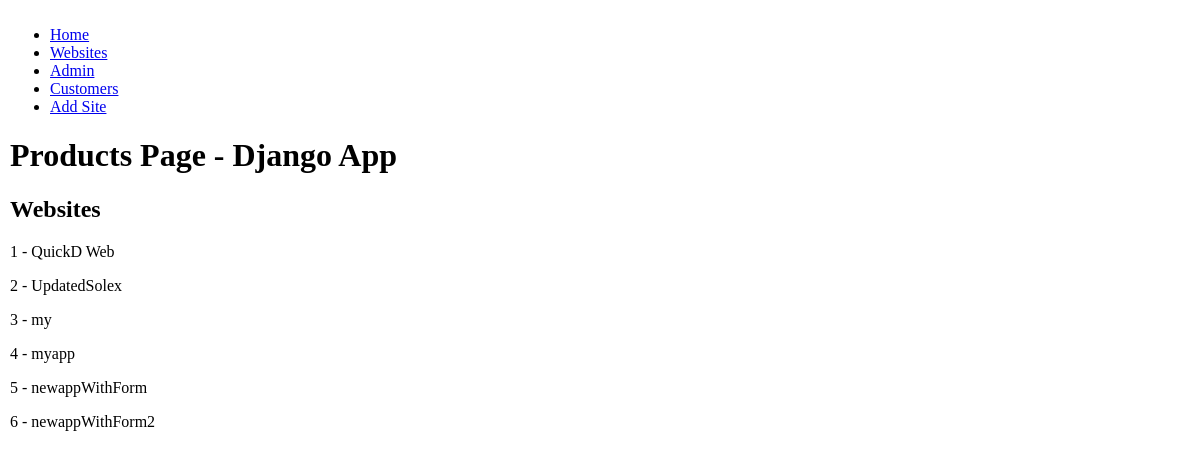
Page /websites/ on the earlier database version.
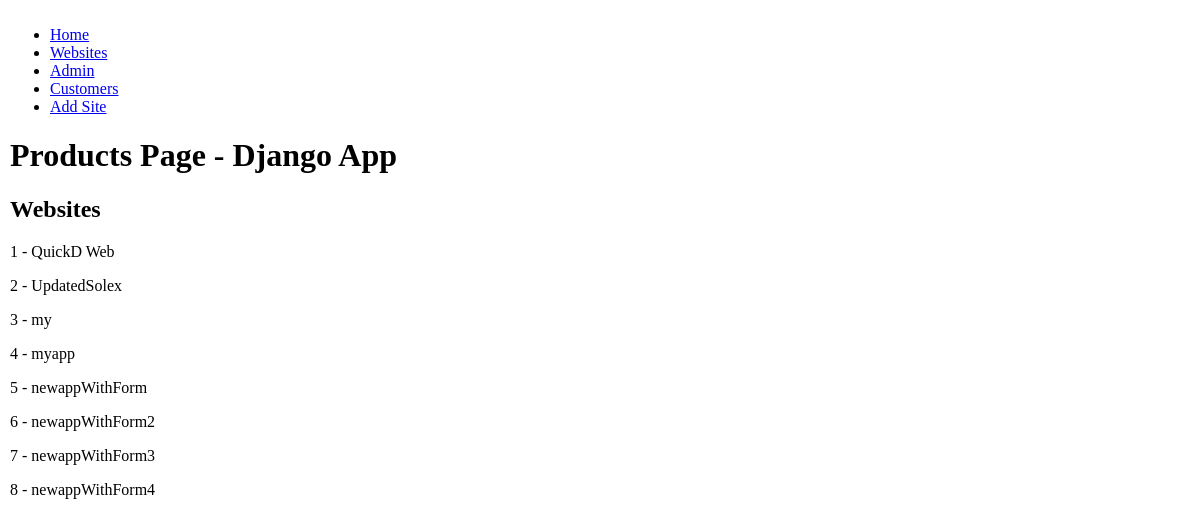
Same page on the later database version.
### myapp/models.py (models this page shows)
class Dreamreals(models.Model):
    website = models.CharField(max_length=50)
    name = models.CharField(max_length=50)
    mail = models.EmailField(max_length=254)
    phonenumber = models.CharField(max_length=50)
    class Meta:
        db_table = 'dreamreal'
    def __str__(self):
        return self.name

### myapp/views.py (the view)
# urls.py: path('websites/', views.websites, name='websites'),
def websites(request):
    all_websites = Dreamreals.objects.all()
    return render(request, 'websites.html', {'websites': all_websites})

### myapp/templates/websites.html (shortened to what this page needs)
{% extends "index.html" %}
{% load static %}
    {% block content %}
        <h1>Products Page - Django App</h1>
        <h2>Websites</h2>
        {% for website in websites %}
            <p>{{forloop.counter}} - {{website}}</p>
        {% endfor %}
    {% endblock %}

### myapp/templates/index.html (shortened to what this page needs)
{% load static %}
<!DOCTYPE html>
<html lang="en">
<head>
    <link rel="stylesheet" href=" {% static "style.css" %} ">
</head>
<body>
    {% block nav %}
        <ul>
            <li><a href="{% url 'home' %}">Home</a></li>
            <li><a href="{% url 'websites' %}">Websites</a></li>
            <li><a href="{% url 'admin' %}">Admin</a></li>
            <li><a href="{% url 'customers' %}">Customers</a></li>
            <li><a href="{% url 'form_add_new' %}">Add Site</a></li>
        </ul>
    {% endblock %}
    {% block content %}{% endblock %}
</body>
</html>

### myapp/static/style.css (style rules this page uses)
body { max-width: 1200px; margin: 0 auto; padding: 10px; }

Differences in the rows shown:
added Dreamreals: name "newappWithForm3"
added Dreamreals: name "newappWithForm4"
